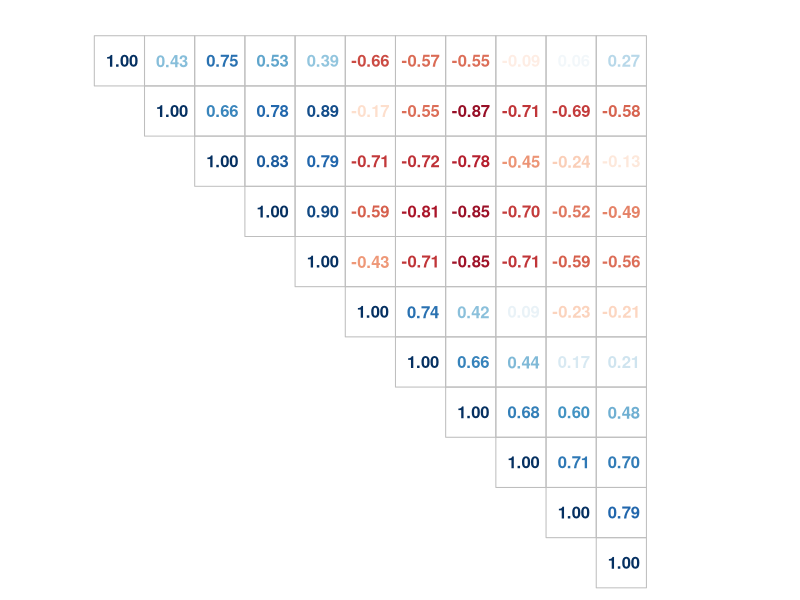

Recreate this plot in R. (Note: this script raises an error after producing the figure.)
## ---- chunk 1

## Criteria to judge
# Did the student do some exploratory data analyses?
# Did the student interpret the coefficients correctly?
# Did the student fit multiple models and detail their strategy for model selection?
# Did the student answer the questions of interest or detail why the question(s) is (are) not answerable?
# Did the student do a residual plot and some diagnostics?
# Did the student quantify the uncertainty in their conclusions and/or perform an inference correctly?
# Was the report brief (about 2 pages long) for the main body of the report and no longer than 5 with supporting appendix of figures?
# Did the report include an executive summary?
# Was the report done in Rmd (knitr)?


library(ggplot2)
library(ggthemes)
# library(grid)
library(dplyr)
# library(reshape2)
library(knitr)
library(scales)
library(corrplot)
library(car)

data(mtcars)

## Additional Processing for Plots
cars <- as.data.frame(mtcars)
cars$names <- row.names(mtcars)
cars$am <- factor(cars$am, 
                  labels = c('Automatic', 'Manual'))
cars$vs <- factor(cars$vs,
                  labels = c('V engine', 'Straight engine'))
cars$wt.lbs <- cars$wt * 1000
cars$wtc <- cars$wt - mean(cars$wt)

## Useful Functions
resid.plot <- function(fit) {
    ggplot(data = fit, aes(x = .fitted, y = .resid)) +
        geom_hline(yintercept = 0) +
        geom_point(size=3.0) +
        scale_x_continuous("Fitted") +
        scale_y_continuous("Residuals")  
}


## ---- chunk 2

kable(mtcars)

## ---- chunk 3

cor.mtest <- function(mat, conf.level = 0.95) {
    mat <- as.matrix(mat)
    n <- ncol(mat)
    p.mat <- lowCI.mat <- uppCI.mat <- matrix(NA, n, n)
    diag(p.mat) <- 0
    diag(lowCI.mat) <- diag(uppCI.mat) <- 1
    for (i in 1:(n - 1)) {
        for (j in (i + 1):n) {
            tmp <- cor.test(mat[, i], mat[, j], conf.level = conf.level)
            p.mat[i, j] <- p.mat[j, i] <- tmp$p.value
            lowCI.mat[i, j] <- lowCI.mat[j, i] <- tmp$conf.int[1]
            uppCI.mat[i, j] <- uppCI.mat[j, i] <- tmp$conf.int[2]
        }
    }
    return(list(p.mat, lowCI.mat, uppCI.mat))
}

mtcars.cor <- cor(mtcars)
mtcars.mtest <- cor.mtest(mtcars, 0.95)
corrplot::corrplot(mtcars.cor, 
                   p.mat = mtcars.mtest[[1]],
                   type="upper", 
                   method = "number",
                   order="hclust", 
                   tl.col="black", 
                   tl.srt=45)
    
## ---- chunk 4

fit <- lm(mpg ~ ., data = mtcars)
kable(data.frame(VIF=vif(fit)))

## ---- chunk 5

cars.am.mpg_stats <- cars %>%
    dplyr::group_by(am) %>%
    dplyr::summarize(mean.mpg = mean(mpg),
                     mean.wt.lbs = mean(wt.lbs),
                     min.wt.lbs = min(wt.lbs),
                     max.wt.lbs = max(wt.lbs))

fit.a <- lm(mpg ~ factor(am) - 1, data = cars)
fit.a.summary <- summary(fit.a)
fit.a.coef <- coef(fit.a.summary)
row.names(fit.a.coef) <- c('Automatic','Manual')
kable(fit.a.coef)

## ---- chunk 6
resid.plot(fit.a)
## ---- chunk 7

breaks <- seq(0, 35, by = 5)
p <- ggplot(cars, aes(x = names, y = mpg, fill = wt.lbs)) + 
     facet_grid(. ~ am, scales = 'free_x') + 
     geom_bar(stat = 'identity') +
     scale_fill_continuous('Weight (lbs)',
                           low = 'white', 
                           high = 'darkred',
                           labels = scales::comma) +
     scale_y_continuous('MPG', 
                        breaks = breaks) +
     geom_hline(data = cars.am.mpg_stats, 
               aes(yintercept = mean.mpg),
               size = 1.0,
               linetype = 'dashed',
               color = 'blue') +
     theme(axis.text.x = element_text(angle = 90),
           axis.title.x = element_blank())
p

## ---- chunk 8

breaks <- seq(0, 35, by = 5)
p <- ggplot(cars, aes(x = wt.lbs, y = mpg, color = am)) + 
     geom_point(size = 3.0) +
     geom_smooth(aes(group = am), 
                 method = 'lm', 
                 size = 1.0) + 
     scale_color_discrete('Transmission') +
     scale_x_continuous('Weight (in lbs)', labels = scales::comma) +
     scale_y_continuous('MPG',
                        breaks = breaks) +
     geom_vline(data = cars.am.mpg_stats[cars.am.mpg_stats$am == 'Manual',], 
           aes(xintercept = max.wt.lbs),
           size = 1.0,
           linetype = 'dashed') +
    geom_vline(data = cars.am.mpg_stats[cars.am.mpg_stats$am == 'Automatic',], 
           aes(xintercept = min.wt.lbs),
           size = 1.0,
           linetype = 'dashed') +
     theme(axis.text.x = element_text())
p

## ---- chunk 9
fit.c <- lm(mpg ~ factor(am) * wt, data = mtcars)
resid.plot(fit.c)
## ---- chunk 10

p <- ggplot(cars, aes(x = wt.lbs, y = mpg, color = factor(vs))) + 
     geom_point(size = 3.0) +
     geom_smooth(aes(group = factor(vs)), 
                 method = 'lm', 
                 size = 1.0) + 
     scale_color_discrete('V/S') +
     scale_x_continuous('Weight (in lbs)', labels = scales::comma) +
     scale_y_continuous('MPG',
                        breaks = breaks) +
     theme(axis.text.x = element_text())
p

## ---- chunk 11

p <- ggplot(cars, aes(x = wt.lbs, y = mpg, color = factor(cyl))) + 
     geom_point(size = 3.0) +
     stat_smooth(aes(group = factor(cyl)),
                 formula = y ~ 1,
                 method = 'lm', 
                 size = 1.0) + 
     scale_color_discrete('Cylinders') +
     scale_x_continuous('Weight (in lbs)', 
                        labels = scales::comma) +
     scale_y_continuous('MPG',
                        breaks = breaks) +
     theme(axis.text.x = element_text())
p

## ---- chunk 12
fit.h <- lm(mpg ~ factor(am) : wt + factor(cyl), data = mtcars)
resid.plot(fit.h)

fit.i <- lm(mpg ~ factor(am) : wt + factor(am) : drat + factor(cyl), data = mtcars)
resid.plot(fit.i)
## ---- chunk 13
p <- ggplot(cars, aes(x = wt.lbs, y = mpg, color = factor(gear))) + 
     geom_point(size = 3.0) +
     stat_smooth(aes(group = factor(gear)),
                 # formula = y ~ 1,
                 method = 'lm', 
                 size = 1.0) + 
     scale_color_discrete('Number of Gears') +
     scale_x_continuous('Weight (in lbs)', 
                        labels = scales::comma) +
     scale_y_continuous('MPG',
                        breaks = breaks) +
     theme(axis.text.x = element_text())
p

## ---- chunk 14

fit.b <- lm(mpg ~ ., data = mtcars)
fit.c <- lm(mpg ~ factor(am) : wt, data = mtcars)
fit.d <- lm(mpg ~ factor(vs) : wt, data = mtcars)
fit.e <- lm(mpg ~ factor(cyl) + wt, data = mtcars)
fit.f <- lm(mpg ~ factor(am) : wt + factor(vs) : wt + factor(cyl) , data = mtcars)
fit.g <- lm(mpg ~ factor(am) : wt + factor(vs) : wt, data = mtcars)
fit.h <- lm(mpg ~ factor(am) : wt + factor(cyl), data = mtcars)
fit.i <- lm(mpg ~ factor(am) : wt + factor(am) : drat + factor(cyl), data = mtcars)
fit.model_comp <- anova(fit.a, fit.b, fit.c, fit.d, fit.e, fit.f, fit.g, fit.h, fit.i)
row.names(fit.model_comp) <- c('A','B','C','D','E','F','G','H','I')
kable(fit.model_comp)

